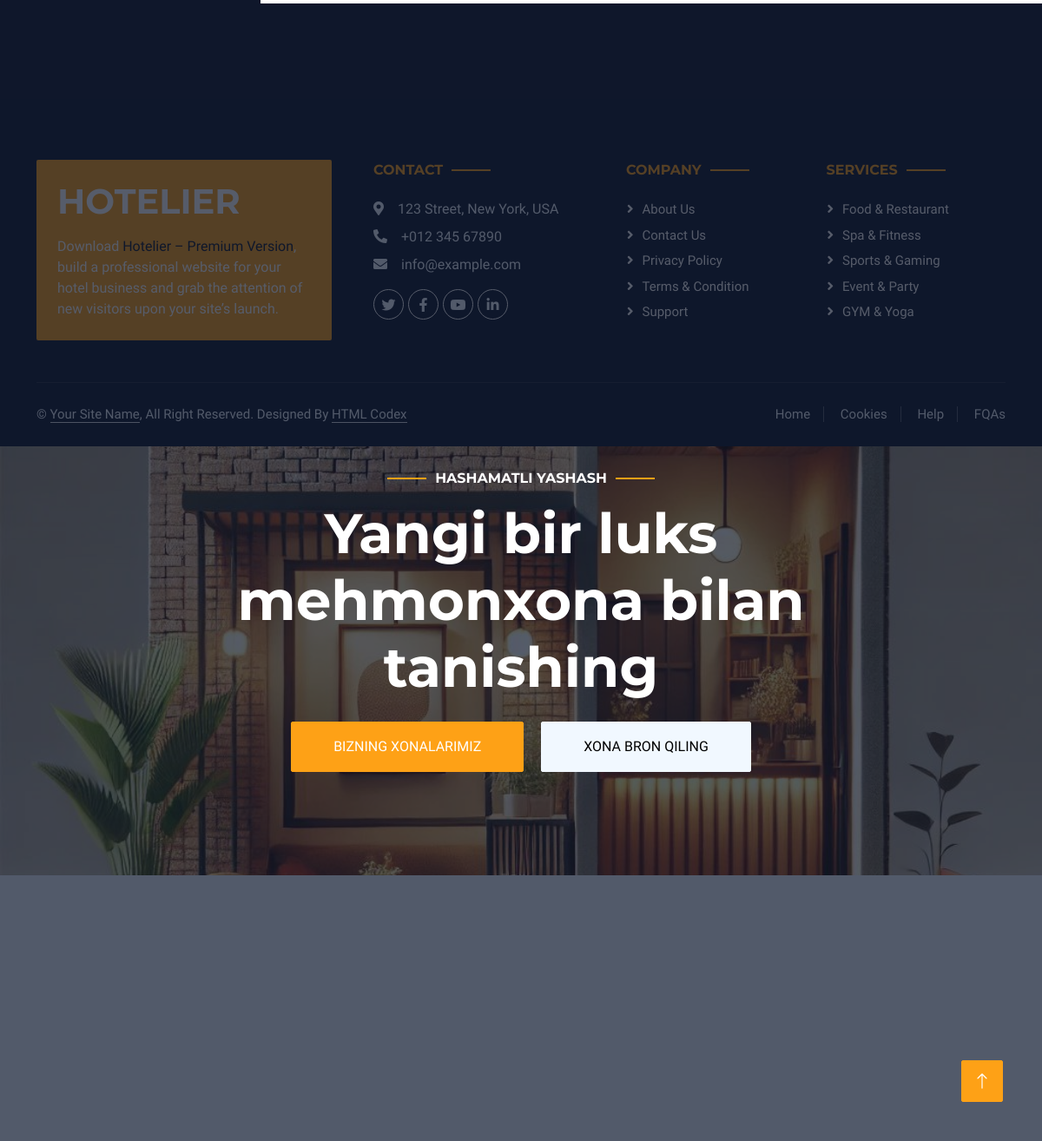
/carouseldetail/1/, run on the app's committed database.
### blog/models.py (models this page shows, shortened)
class Carousel(models.Model):
    name = models.CharField(max_length=100)
    img = models.ImageField()

### blog/views.py (the view)
# urls.py: path('carouseldetail/<int:id>/', carouseldetail, name='carouseldetail'),
def carouseldetail(request, id):
    carousel = Carousel.objects.get(id=id)
    context = {
        'x': carousel
    }
    return render(request, 'carouseldetail.html', context=context)

### templates/carouseldetail.html
{% extends 'base.html' %}
{% load static %}
{% block content %}
<div class="carousel-item active">
                        <img class="w-100" src="{{x.img.url}}" alt="Image">
                        <div class="carousel-caption d-flex flex-column align-items-center justify-content-center">
                            <div class="p-3" style="max-width: 700px;">
                                <h6 class="section-title text-white text-uppercase mb-3 animated slideInDown">Hashamatli yashash</h6>
                                <a href="{%  url 'carouseldetail' x.id %}"></a><h1 class="display-3 text-white mb-4 animated slideInDown">{{x.name}}</h1>
                                <a href="" class="btn btn-primary py-md-3 px-md-5 me-3 animated slideInLeft">Bizning xonalarimiz</a>
                                <a href="" class="btn btn-light py-md-3 px-md-5 animated slideInRight">Xona bron qiling</a>
                            </div>
                        </div>
                    </div>
{% endblock content %}

### static/css/style.css (style rules this page uses)
:root { --primary: #FEA116; --light: #F1F8FF; --dark: #0F172B; }
.btn { font-weight: 500; text-transform: uppercase; transition: .5s; }
.btn.btn-primary, .btn.btn-secondary { color: #FFFFFF; }
.carousel-caption { top: 0; left: 0; right: 0; bottom: 0; background: rgba(15, 23, 43, .7); z-index: 1; }
.section-title { position: relative; display: inline-block; }
.section-title::before { position: absolute; content: ""; width: 45px; height: 2px; top: 50%; left: -55px; margin-top: -1px; background: var(--primary); }
.section-title::after { position: absolute; content: ""; width: 45px; height: 2px; top: 50%; right: -55px; margin-top: -1px; background: var(--primary); }

### data on the page
Carousel: img (picture), name "Yangi bir luks mehmonxona bilan tanishing"
